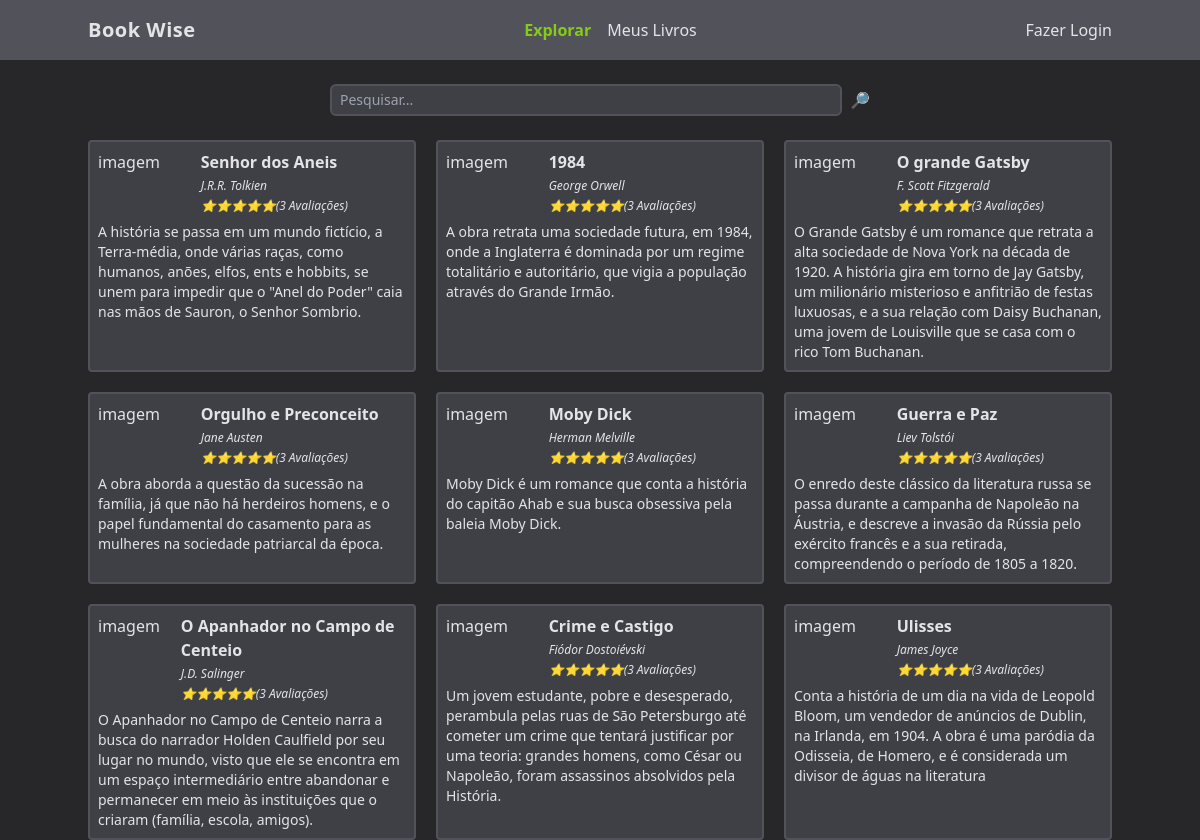
The page / on the database its author committed.
### tables this page shows
CREATE TABLE livros (
		id integer primary key,
  	titulo varchar(255),
  	autor varchar(255),
  	descricao text,
  	ano_de_lancamento integer,
  	usuario_id integer,
  	foreign key(usuario_id) references usuarios(id) on delete cascade
);

### functions.php (called while the page is built, shortened)
<?php
function view($view, $data = []){
    require "views/template/app.php";
}
function config($chave = null){
    $config = require 'config.php';
    if(strlen($chave) > 0){
        return $config[$chave];
    }
    return $config;
}

### controllers/index.controller.php (called while the page is built)
<?php
$pesquisar = $_REQUEST['pesquisar'] ?? "";
$livros = $database->query(
        query:  "select * from livros where titulo like :filtro or autor like :filtro or descricao like :filtro",
        class:  Livro::class,
        params: ['filtro' => "%$pesquisar%"]
    )->fetchAll();
view('index', compact('livros'));

### routes.php (called while the page is built, shortened)
<?php
$controller = str_replace('/', '', parse_url($_SERVER['REQUEST_URI'])['path']);
if (! $controller) $controller = 'index';
require "controllers/{$controller}.controller.php";

### index.php (called while the page is built, shortened)
<?php
require "functions.php";
require "db.php";
require "routes.php";
?>

### config.php (called while the page is built)
<?php
return [
    'database' => [
        'driver' => 'sqlite',
        'database' => 'db.sqlite',
    ],
];

### db.php (called while the page is built)
<?php
class DB {
    private $db;
    public function __construct($config){
        $connectionString = $config['driver'] . ':' . $config['database'];
        $this->db = new PDO($connectionString);
    }
    public function query($query, $class = null, $params = []){
        $prepere = $this->db->prepare($query);
        if($class){
            $prepere->setFetchMode(PDO::FETCH_CLASS, $class);
        }
        $prepere->execute($params);
        return $prepere;
    }
}
$database = new DB(config('database'));

### views/index.view.php (the view)
<form class="flex justify-center items-center w-full space-x-2 mt-6">
    <input type="text" name="pesquisar" class="w-1/2 border-2 border-zinc-600 bg-zinc-700 text-sm rounded-md focus:outline-none px-2 py-1" placeholder="Pesquisar..." />
    <button type="submit">🔎</button>
</form>
<section class="grid grid-cols-1 md:grid-cols-2 lg:grid-cols-3 gap-5">
    <?php foreach ($livros as $livro): ?>
        <div class="border-2 border-zinc-600 bg-zinc-700 p-2 rounded">
            <div class="flex">
                <div class="w-1/3">imagem</div>
                <div class="space-y-1">
                    <a href="/livro?id=<?= $livro->id ?>" class="font-semibold hover:underline"><?= $livro->titulo ?></a>
                    <div class="text-xs italic"><?= $livro->autor ?></div>
                    <div class="text-xs italic">⭐⭐⭐⭐⭐(3 Avaliações)</div>
                </div>
            </div>
            <div class="text-sm mt-2">
                <?= $livro->descricao ?>
            </div>
        </div>
    <?php endforeach; ?>
</section>

### views/template/app.php (shortened to what this page needs)
<!DOCTYPE html>
<html lang="pt-br">
<head>
    <link href="./styles/output.css" rel="stylesheet">
</head>
<body class="bg-zinc-800 text-zinc-200">
    <header class="bg-zinc-600">
        <nav class="flex flex-col sm:flex-row max-w-screen-lg mx-auto justify-between items-center py-4">
            <div class="font-bold text-xl tracking-wide">Book Wise</div>
            <ul class="flex space-x-4">
                <li><a href="/" class="font-bold text-lime-500">Explorar</a></li>
                <li><a href="/meus-livros" class="hover:underline">Meus Livros</a></li>
            </ul>
            <ul>
                <?php if(isset($_SESSION['auth'])) : ?>
                    <li><a href="/logout" class="hover:underline">Oi, <?=$_SESSION['auth']->nome?></a></li>
                <?php else : ?>
                    <li><a href="/login" class="hover:underline">Fazer Login</a></li>
                <?php endif; ?>
            </ul>
        </nav>
    </header>
    <main class="max-w-screen-lg mx-auto space-y-6">
        <?php require "views/{$view}.view.php"; ?>
    </main>
</body>
</html>

### rows shown on the page
livros: titulo "Senhor dos Aneis", autor "J.R.R. Tolkien", descricao "A história se passa em um mundo fictício, a Terra-média, onde várias raças, como humanos, anões, elfos, ents e hobbits, se unem para impedir que o \"Anel do Poder\" caia nas mãos de Sauron, o Senhor Sombrio."
livros: titulo "1984", autor "George Orwell", descricao "A obra retrata uma sociedade futura, em 1984, onde a Inglaterra é dominada por um regime totalitário e autoritário, que vigia a população através do Grande Irmão."
livros: titulo "O grande Gatsby", autor "F. Scott Fitzgerald", descricao "O Grande Gatsby é um romance que retrata a alta sociedade de Nova York na década de 1920. A história gira em torno de Jay Gatsby, um milionário misterioso e anfitrião de festas luxuosas, e a sua relação com Daisy Buchanan, uma jovem de Louisville que se casa com o rico Tom Buchanan."
livros: titulo "Orgulho e Preconceito", autor "Jane Austen", descricao "A obra aborda a questão da sucessão na família, já que não há herdeiros homens, e o papel fundamental do casamento para as mulheres na sociedade patriarcal da época."
livros: titulo "Moby Dick", autor "Herman Melville", descricao "Moby Dick é um romance que conta a história do capitão Ahab e sua busca obsessiva pela baleia Moby Dick."
livros: titulo "Guerra e Paz", autor "Liev Tolstói", descricao "O enredo deste clássico da literatura russa se passa durante a campanha de Napoleão na Áustria, e descreve a invasão da Rússia pelo exército francês e a sua retirada, compreendendo o período de 1805 a 1820."
livros: titulo "O Apanhador no Campo de Centeio", autor "J.D. Salinger", descricao "O Apanhador no Campo de Centeio narra a busca do narrador Holden Caulfield por seu lugar no mundo, visto que ele se encontra em um espaço intermediário entre abandonar e permanecer em meio às instituições que o criaram (família, escola, amigos)."
livros: titulo "Crime e Castigo", autor "Fiódor Dostoiévski", descricao "Um jovem estudante, pobre e desesperado, perambula pelas ruas de São Petersburgo até cometer um crime que tentará justificar por uma teoria: grandes homens, como César ou Napoleão, foram assassinos absolvidos pela História."
livros: titulo "Ulisses", autor "James Joyce", descricao "Conta a história de um dia na vida de Leopold Bloom, um vendedor de anúncios de Dublin, na Irlanda, em 1904. A obra é uma paródia da Odisseia, de Homero, e é considerada um divisor de águas na literatura"
